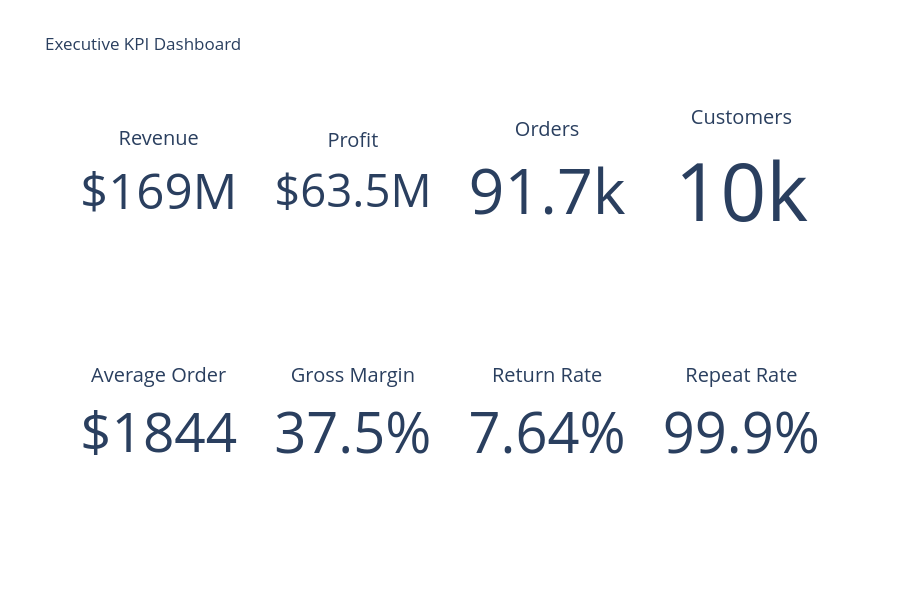

Write notebook code for a chart like this one.
### Code cell
fig.add_trace(

    go.Indicator(

        mode="number",

        title={"text":"Revenue"},

        value=total_revenue,

        number={"prefix":"$"}

    ),

    row=1,

    col=1

)

fig.add_trace(

    go.Indicator(

        mode="number",

        title={"text":"Profit"},

        value=total_profit,

        number={"prefix":"$"}

    ),

    row=1,

    col=2

)

fig.add_trace(

    go.Indicator(

        mode="number",

        title={"text":"Orders"},

        value=total_orders

    ),

    row=1,

    col=3

)

fig.add_trace(

    go.Indicator(

        mode="number",

        title={"text":"Customers"},

        value=total_customers

    ),

    row=1,

    col=4

)

fig.add_trace(

    go.Indicator(

        mode="number",

        title={"text":"Average Order"},

        value=average_order_value,

        number={"prefix":"$"}

    ),

    row=2,

    col=1

)

fig.add_trace(

    go.Indicator(

        mode="number",

        title={"text":"Gross Margin"},

        value=gross_margin*100,

        number={"suffix":"%"}

    ),

    row=2,

    col=2

)

fig.add_trace(

    go.Indicator(

        mode="number",

        title={"text":"Return Rate"},

        value=return_rate*100,

        number={"suffix":"%"}

    ),

    row=2,

    col=3

)

fig.add_trace(

    go.Indicator(

        mode="number",

        title={"text":"Repeat Rate"},

        value=repeat_rate*100,

        number={"suffix":"%"}

    ),

    row=2,

    col=4

)

fig.update_layout(

    height=600,

    title="Executive KPI Dashboard"

)

fig.show()

### Figure 1 — Plotly figure (JSON) as saved in the notebook; plotly's stock layout.template omitted (floating-point values rounded to 4 significant figures)
{"data": [{"domain": {"x": [0, 0.2125], "y": [0.575, 1]}, "mode": "number", "number": {"prefix": "$"}, "title": {"text": "Revenue"}, "type": "indicator", "value": 169000000.0}, {"domain": {"x": [0.2625, 0.475], "y": [0.575, 1]}, "mode": "number", "number": {"prefix": "$"}, "title": {"text": "Profit"}, "type": "indicator", "value": 63460000.0}, {"domain": {"x": [0.525, 0.7375], "y": [0.575, 1]}, "mode": "number", "title": {"text": "Orders"}, "type": "indicator", "value": 91668}, {"domain": {"x": [0.7875, 1], "y": [0.575, 1]}, "mode": "number", "title": {"text": "Customers"}, "type": "indicator", "value": 9999}, {"domain": {"x": [0, 0.2125], "y": [0, 0.425]}, "mode": "number", "number": {"prefix": "$"}, "title": {"text": "Average Order"}, "type": "indicator", "value": 1844.0}, {"domain": {"x": [0.2625, 0.475], "y": [0, 0.425]}, "mode": "number", "number": {"suffix": "%"}, "title": {"text": "Gross Margin"}, "type": "indicator", "value": 37.55}, {"domain": {"x": [0.525, 0.7375], "y": [0, 0.425]}, "mode": "number", "number": {"suffix": "%"}, "title": {"text": "Return Rate"}, "type": "indicator", "value": 7.636}, {"domain": {"x": [0.7875, 1], "y": [0, 0.425]}, "mode": "number", "number": {"suffix": "%"}, "title": {"text": "Repeat Rate"}, "type": "indicator", "value": 99.93}], "layout": {"height": 600, "title": {"text": "Executive KPI Dashboard"}}}
